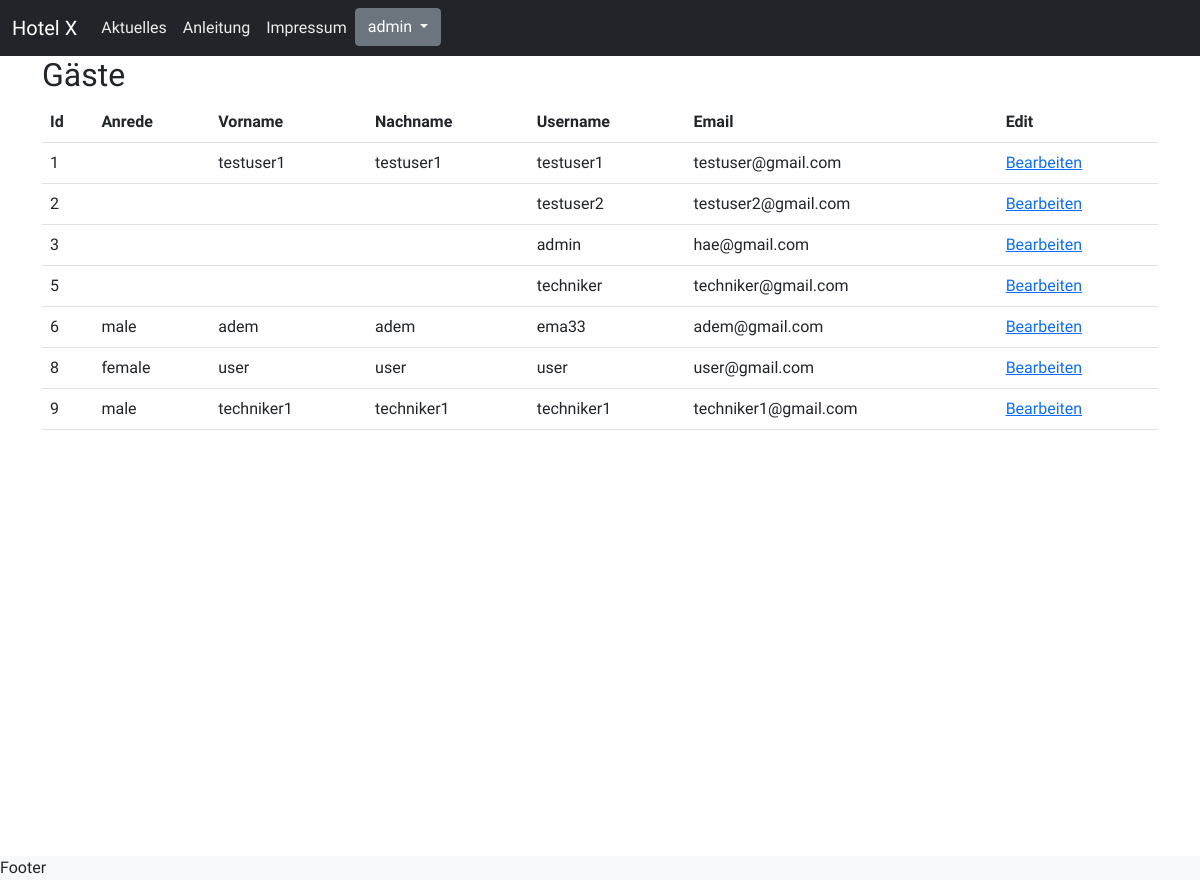
Screenshot of /index.php?site=userAdministration (signed in) with the database file from the repository.
### tables this page shows
CREATE TABLE `users` (
  `id` int(11) NOT NULL,
  `username` varchar(50) NOT NULL,
  `gender` varchar(15) DEFAULT NULL,
  `firstname` varchar(60) NOT NULL,
  `lastname` varchar(60) NOT NULL,
  `password` char(60) NOT NULL,
  `email` varchar(100) NOT NULL,
  `role` varchar(25) NOT NULL,
  `state` tinyint(1) NOT NULL
);

### userAdministration.php (the view)
<body>
    <div class = "container">
<?php
require_once ('dbaccess.php');
$sql = "SELECT * FROM users";
$result = $db_obj->query($sql);
echo "<h2>Gäste</h2>";
echo "<table class='table table-stripe'>";
echo "<tr>";
        echo "<th>Id</th>";
        echo "<th>Anrede</th>";
        echo "<th>Vorname</th>";
        echo "<th>Nachname</th>";
        echo "<th>Username</th>";
        echo "<th>Email</th>";
        echo "<th>Edit</th>";
    echo "</tr>";
while ($row = $result->fetch_assoc()) {
    echo "<tr>";
        echo "<td>" . $row['id'] . "</td>";
        echo "<td>" . $row['gender'] . "</td>";
        echo "<td>" . $row['firstname'] . "</td>";
        echo "<td>" . $row['lastname'] . "</td>";
        echo "<td>" . $row['username'] . "</td>";
        echo "<td>" . $row['email'] . "</td>";
        echo "<td><a href=\"userEdit.php?id=". $row['id'] ."\" >Bearbeiten</a></td>";
    echo "</tr>";
    }
    echo "</table>";
?>
 </div>
</body>

### css/style.css (style rules this page uses)
* { font-family: "Abel", sans-serif; }
body { margin: 0; }
@media all and (min-width: 1124px) { .container { margin: 0px 5em; } }

### rows the page displays
users: id "1", firstname "testuser1", lastname "testuser1", username "testuser1", email "testuser@gmail.com"
users: id "2", username "testuser2", email "testuser2@gmail.com"
users: id "3", username "admin", email "hae@gmail.com"
users: id "5", username "techniker", email "techniker@gmail.com"
users: id "6", gender "male", firstname "adem", lastname "adem", username "ema33", email "adem@gmail.com"
users: id "8", gender "female", firstname "user", lastname "user", username "user", email "user@gmail.com"
users: id "9", gender "male", firstname "techniker1", lastname "techniker1", username "techniker1", email "techniker1@gmail.com"

### other values shown
$_SESSION["username"] "admin"
